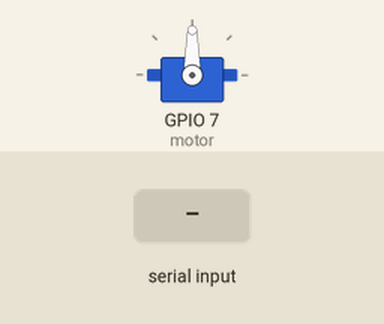
This sketch was run on a simulated ESP8266 (NodeMCU). Shown: servo. The test bench sets the inputs (shaded band).

Above: at 1.2 s.
1.3 s: "w" received over Serial
At 1.6 s:
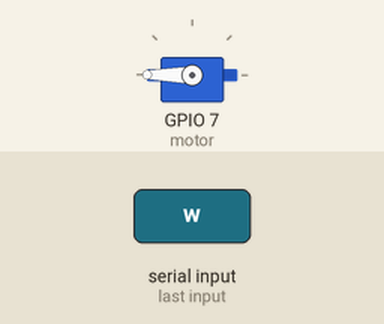
2.8 s: "x" received over Serial
At 3.9 s:
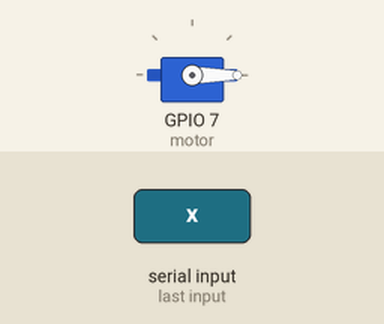
4.3 s: "s" received over Serial
At 5.0 s:
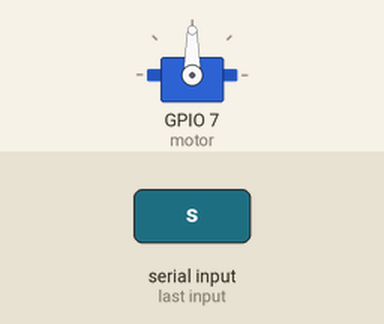
Timing chart, 0 to 7.3 s (numbered marks = the images above; inputs shaded):
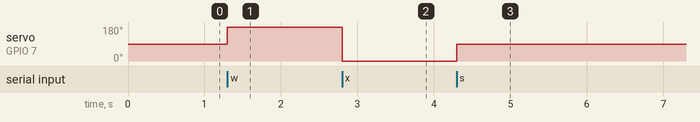

The sketch:

Servo_Motor_Driver.ino
```cpp
#include <Servo.h>
Servo motor;
void setup() {
  // put your setup code here, to run once:
  Serial.begin(9600);
  motor.attach(7);
}
void loop() {
  // put your main code here, to run repeatedly:
  if (Serial.available()> 0){
    int val = Serial.read();
    if (val == 'w'){
      motor.write(180);
    }
    if (val == 'x'){
      motor.write(0);
    }
    if (val == 's'){
      motor.write(90);
    }
  }
}
```

Measured:
- after the input at 1.3 s, servo on GPIO 7 (motor): 90° → 180° at once
- after the input at 2.8 s, servo on GPIO 7 (motor): 180° → 0° at once
- after the input at 4.3 s, servo on GPIO 7 (motor): 0° → 90° at once
